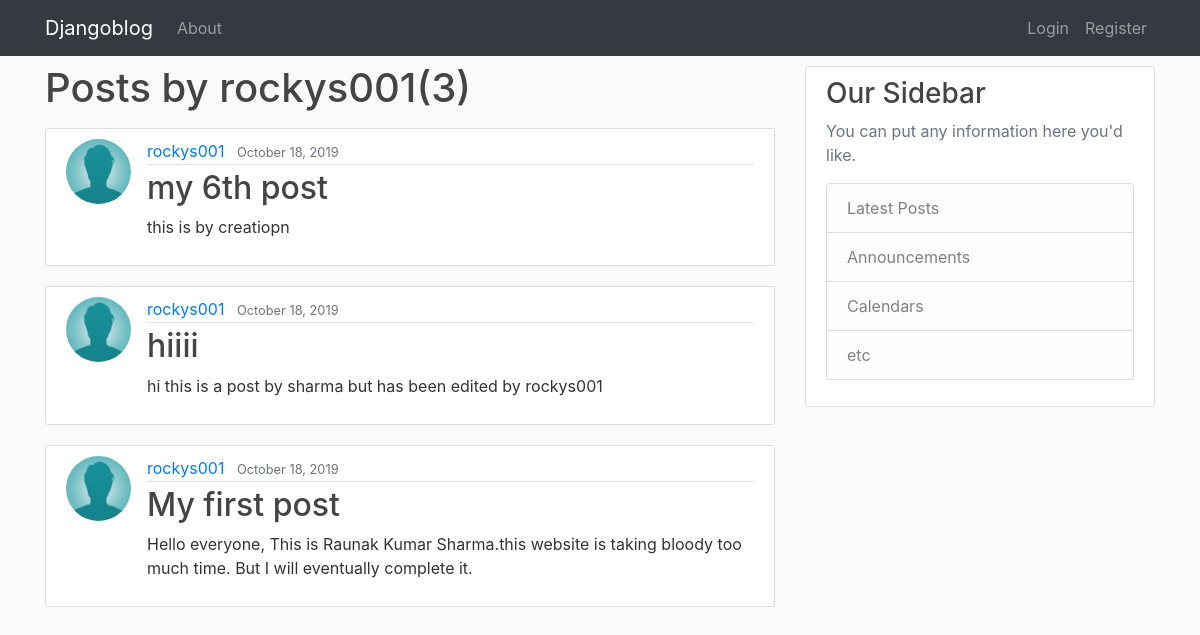
Page /user/rockys001 on the earlier database version.
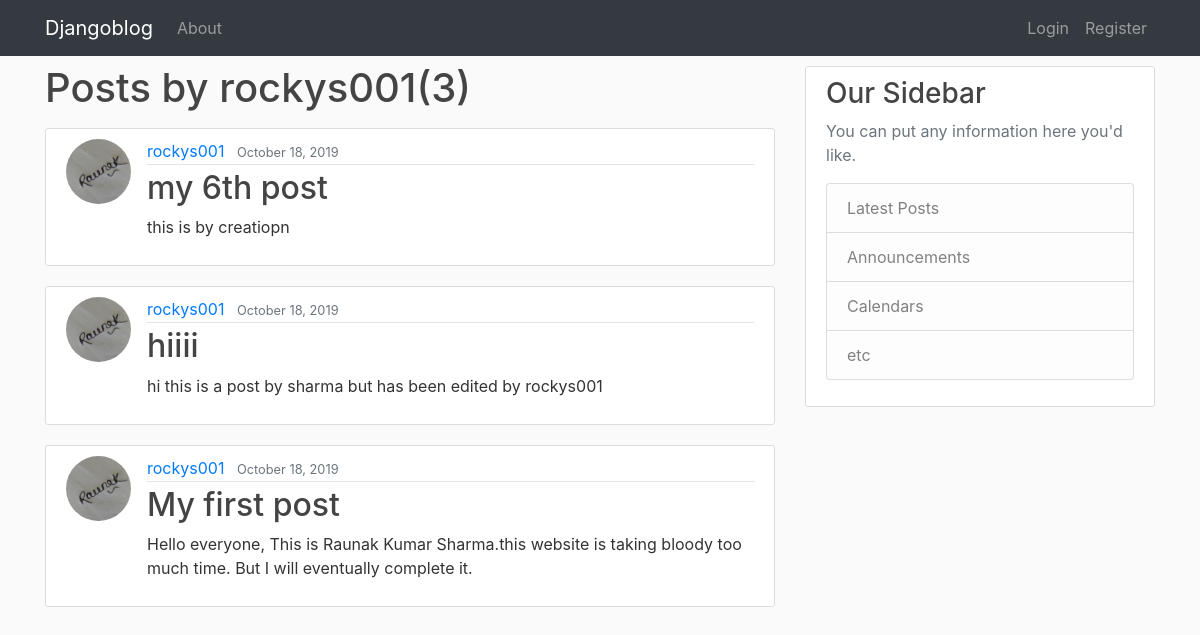
Same page on the later database version.
### blog/models.py (models this page shows, shortened)
class Post(models.Model):
    title = models.CharField(max_length=100)
    content = models.TextField()
    date_posted = models.DateTimeField(default = timezone.now)
    author = models.ForeignKey(User, on_delete= models.CASCADE)

### users/models.py (models this page shows, shortened)
class profile(models.Model):
    user = models.OneToOneField(User,on_delete=models.CASCADE)
    image = models.ImageField(default='default.jpg',upload_to='profile-pics')

### blog/views.py (the view)
# urls.py: path('user/<str:username>', userPostListView.as_view(),name='user-posts'),
class userPostListView(ListView):
    model = Post
    template_name = 'blog/user_posts.html' #<app>/<model>_<viewtype>.html
    context_object_name = 'posts'
    paginate_by = 4
    def get_queryset(self):
        user = get_object_or_404(User,username = self.kwargs.get('username'))
        return Post.objects.filter(author = user).order_by('-date_posted')

### blog/templates/blog/user_posts.html (shortened to what this page needs)
{% extends "blog/base.html" %}
{% block content %}
    <h1 class="mb-3">Posts by {{ view.kwargs.username}}({{page_obj.paginator.count}})</h1>
    {% for post in posts %}
    <article class="media content-section">
              <img src="{{ post.author.profile.image.url}}" alt="" class="rounded-circle article-img">
              <div class="media-body">
                <div class="article-metadata">
                  <a class="mr-2" href="#">{{ post.author }}</a>
                  <small class="text-muted">{{ post.date_posted|date:"F d, Y" }}</small>
                </div>
                <h2><a class="article-title" href="{% url 'post-detail' post.id %}">{{ post.title }}</a></h2>
                <p class="article-content">{{ post.content }}</p>
              </div>
      </article>
    {% endfor%}
{% endblock %}

Differences in the rows shown:
changed through a linked row, Post "my 6th post": author.profile.image: picture added in place of a placeholder
changed through a linked row, Post "hiiii": author.profile.image: picture added in place of a placeholder
changed through a linked row, Post "My first post": author.profile.image: picture added in place of a placeholder
